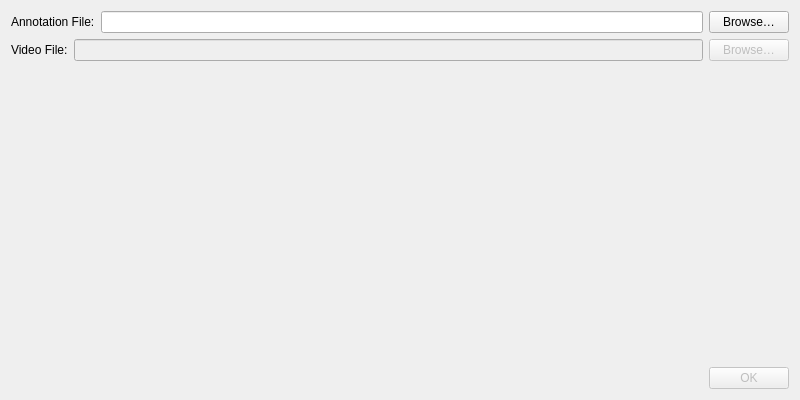
<?xml version="1.0" encoding="UTF-8"?>
<ui version="4.0">
 <class>LoaderDialog</class>
 <widget class="QWidget" name="LoaderDialog">
  <property name="geometry">
   <rect>
    <x>0</x>
    <y>0</y>
    <width>800</width>
    <height>400</height>
   </rect>
  </property>
  <property name="windowTitle">
   <string>Load…</string>
  </property>
  <layout class="QVBoxLayout" name="verticalLayout" stretch="0,0,1,0">
   <item>
    <layout class="QHBoxLayout" name="rowSelAnnotationFile" stretch="0,1,0">
     <item>
      <widget class="QLabel" name="headerAnnotationFile">
       <property name="text">
        <string>Annotation File:</string>
       </property>
      </widget>
     </item>
     <item>
      <widget class="QLineEdit" name="fieldAnnotationFileUrl">
       <property name="focusPolicy">
        <enum>Qt::FocusPolicy::NoFocus</enum>
       </property>
       <property name="readOnly">
        <bool>true</bool>
       </property>
      </widget>
     </item>
     <item>
      <widget class="QPushButton" name="btnPickAnnotationFile">
       <property name="text">
        <string>Browse…</string>
       </property>
      </widget>
     </item>
    </layout>
   </item>
   <item>
    <layout class="QHBoxLayout" name="rowSelVidFile" stretch="0,1,0">
     <item>
      <widget class="QLabel" name="headerVidFile">
       <property name="text">
        <string>Video File:</string>
       </property>
      </widget>
     </item>
     <item>
      <widget class="QLineEdit" name="fieldVidFileUrl">
       <property name="enabled">
        <bool>false</bool>
       </property>
       <property name="focusPolicy">
        <enum>Qt::FocusPolicy::NoFocus</enum>
       </property>
       <property name="readOnly">
        <bool>true</bool>
       </property>
      </widget>
     </item>
     <item>
      <widget class="QPushButton" name="btnPickVidFile">
       <property name="enabled">
        <bool>false</bool>
       </property>
       <property name="text">
        <string>Browse…</string>
       </property>
      </widget>
     </item>
    </layout>
   </item>
   <item>
    <spacer name="dlgBtnsTopPadding">
     <property name="orientation">
      <enum>Qt::Orientation::Vertical</enum>
     </property>
     <property name="sizeHint" stdset="0">
      <size>
       <width>20</width>
       <height>40</height>
      </size>
     </property>
    </spacer>
   </item>
   <item>
    <layout class="QHBoxLayout" name="rowDlgBtns" stretch="1,0">
     <item>
      <spacer name="dlgBtnsLeftPadding">
       <property name="orientation">
        <enum>Qt::Orientation::Horizontal</enum>
       </property>
       <property name="sizeHint" stdset="0">
        <size>
         <width>40</width>
         <height>20</height>
        </size>
       </property>
      </spacer>
     </item>
     <item>
      <widget class="QPushButton" name="btnOK">
       <property name="enabled">
        <bool>false</bool>
       </property>
       <property name="text">
        <string>OK</string>
       </property>
      </widget>
     </item>
    </layout>
   </item>
  </layout>
 </widget>
 <resources/>
 <connections/>
</ui>
